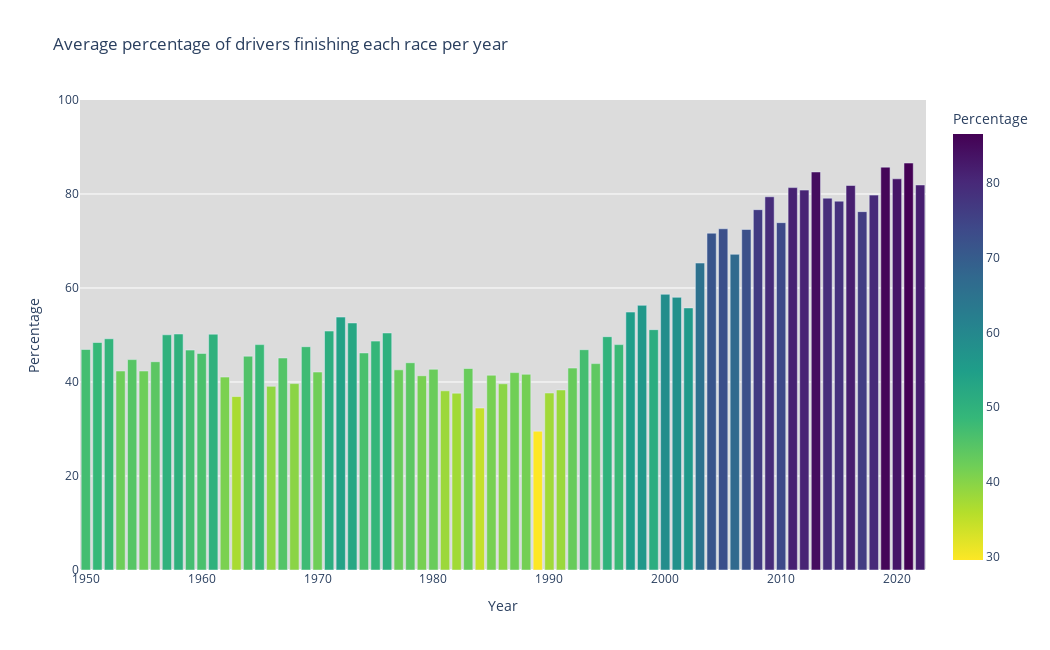

Write notebook code for a chart like this one.
### Code cell
fig = px.bar(prct_finish_res, x = 'year', y = 'avg_finish_prct', color = 'avg_finish_prct', 
              color_continuous_scale=px.colors.sequential.Viridis[::-1], width=1050, height=650,
              labels=dict(year="Year", avg_finish_prct="Percentage"), 
              title = 'Average percentage of drivers finishing each race per year')

fig.update_layout(plot_bgcolor='gainsboro')

fig.update_yaxes(showgrid=True, gridwidth=1,  range = [0,100])
# gridcolor='LightPink',
fig.show()

### Figure 1 — Plotly figure (JSON) as saved in the notebook; plotly's stock layout.template omitted (floating-point values rounded to 4 significant figures)
{"data": [{"alignmentgroup": "True", "hovertemplate": "Year=%{x}<br>Percentage=%{marker.color}<extra></extra>", "legendgroup": "", "marker": {"color": [46.93, 48.41, 49.2, 42.34, 44.76, 42.34, 44.32, 50.04, 50.22, 46.8, 46.08, 50.18, 41.06, 36.91, 45.5, 47.96, 39.08, 45.11, 39.66, 47.51, 42.13, 50.84, 53.81, 52.56, 46.19, 48.7, 50.44, 42.59, 44.1, 41.34, 42.72, 38.13, 37.63, 42.88, 34.47, 41.45, 39.62, 41.99, 41.65, 29.54, 37.66, 38.31, 42.97, 46.88, 43.91, 49.64, 47.95, 54.88, 56.32, 51.14, 58.67, 58.02, 55.76, 65.31, 71.67, 72.6, 67.17, 72.46, 76.67, 79.41, 73.9, 81.36, 80.83, 84.69, 79.12, 78.48, 81.82, 76.25, 79.76, 85.71, 83.23, 86.59, 81.92], "coloraxis": "coloraxis", "pattern": {"shape": ""}}, "name": "", "offsetgroup": "", "orientation": "v", "showlegend": false, "textposition": "auto", "type": "bar", "x": [1950, 1951, 1952, 1953, 1954, 1955, 1956, 1957, 1958, 1959, 1960, 1961, 1962, 1963, 1964, 1965, 1966, 1967, 1968, 1969, 1970, 1971, 1972, 1973, 1974, 1975, 1976, 1977, 1978, 1979, 1980, 1981, 1982, 1983, 1984, 1985, 1986, 1987, 1988, 1989, 1990, 1991, 1992, 1993, 1994, 1995, 1996, 1997, 1998, 1999, 2000, 2001, 2002, 2003, 2004, 2005, 2006, 2007, 2008, 2009, 2010, 2011, 2012, 2013, 2014, 2015, 2016, 2017, 2018, 2019, 2020, 2021, 2022], "xaxis": "x", "y": [46.93, 48.41, 49.2, 42.34, 44.76, 42.34, 44.32, 50.04, 50.22, 46.8, 46.08, 50.18, 41.06, 36.91, 45.5, 47.96, 39.08, 45.11, 39.66, 47.51, 42.13, 50.84, 53.81, 52.56, 46.19, 48.7, 50.44, 42.59, 44.1, 41.34, 42.72, 38.13, 37.63, 42.88, 34.47, 41.45, 39.62, 41.99, 41.65, 29.54, 37.66, 38.31, 42.97, 46.88, 43.91, 49.64, 47.95, 54.88, 56.32, 51.14, 58.67, 58.02, 55.76, 65.31, 71.67, 72.6, 67.17, 72.46, 76.67, 79.41, 73.9, 81.36, 80.83, 84.69, 79.12, 78.48, 81.82, 76.25, 79.76, 85.71, 83.23, 86.59, 81.92], "yaxis": "y"}], "layout": {"barmode": "relative", "coloraxis": {"colorbar": {"title": {"text": "Percentage"}}, "colorscale": [[0, "#fde725"], [0.1111, "#b5de2b"], [0.2222, "#6ece58"], [0.3333, "#35b779"], [0.4444, "#1f9e89"], [0.5556, "#26828e"], [0.6667, "#31688e"], [0.7778, "#3e4989"], [0.8889, "#482878"], [1, "#440154"]]}, "height": 650, "legend": {"tracegroupgap": 0}, "plot_bgcolor": "gainsboro", "title": {"text": "Average percentage of drivers finishing each race per year"}, "width": 1050, "xaxis": {"anchor": "y", "domain": [0, 1], "title": {"text": "Year"}}, "yaxis": {"anchor": "x", "domain": [0, 1], "gridwidth": 1, "range": [0, 100], "showgrid": true, "title": {"text": "Percentage"}}}}
